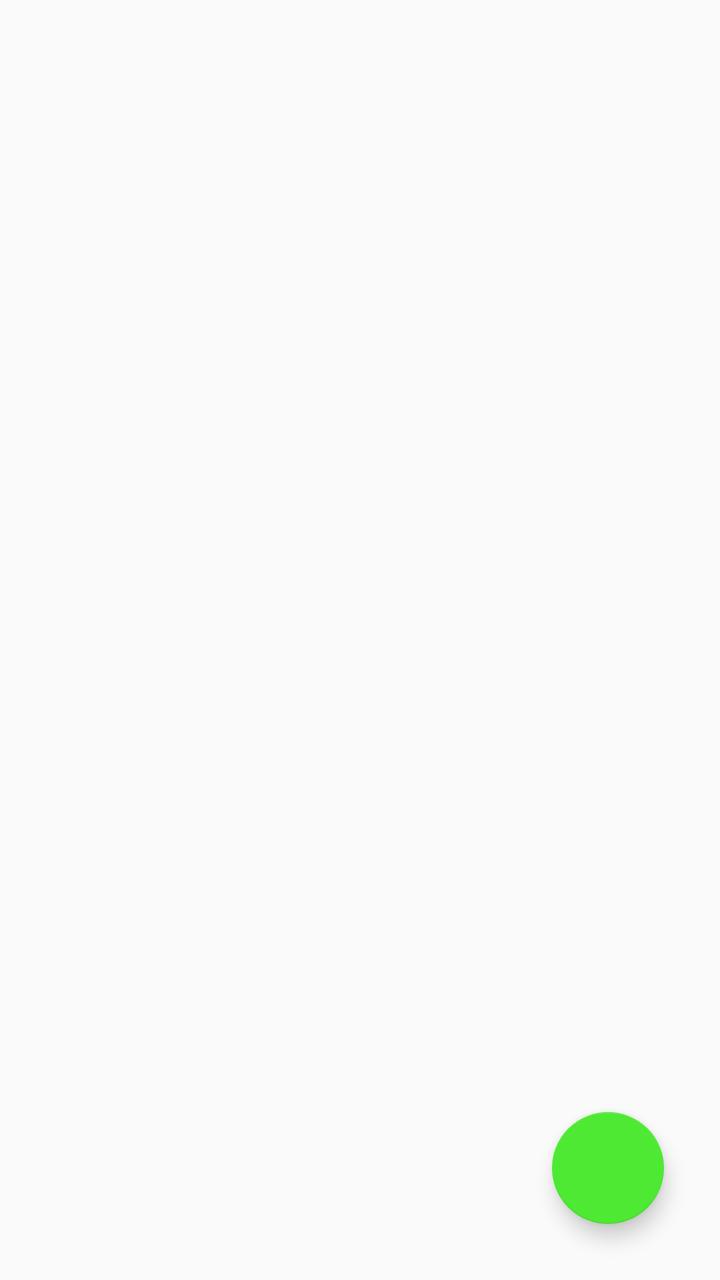
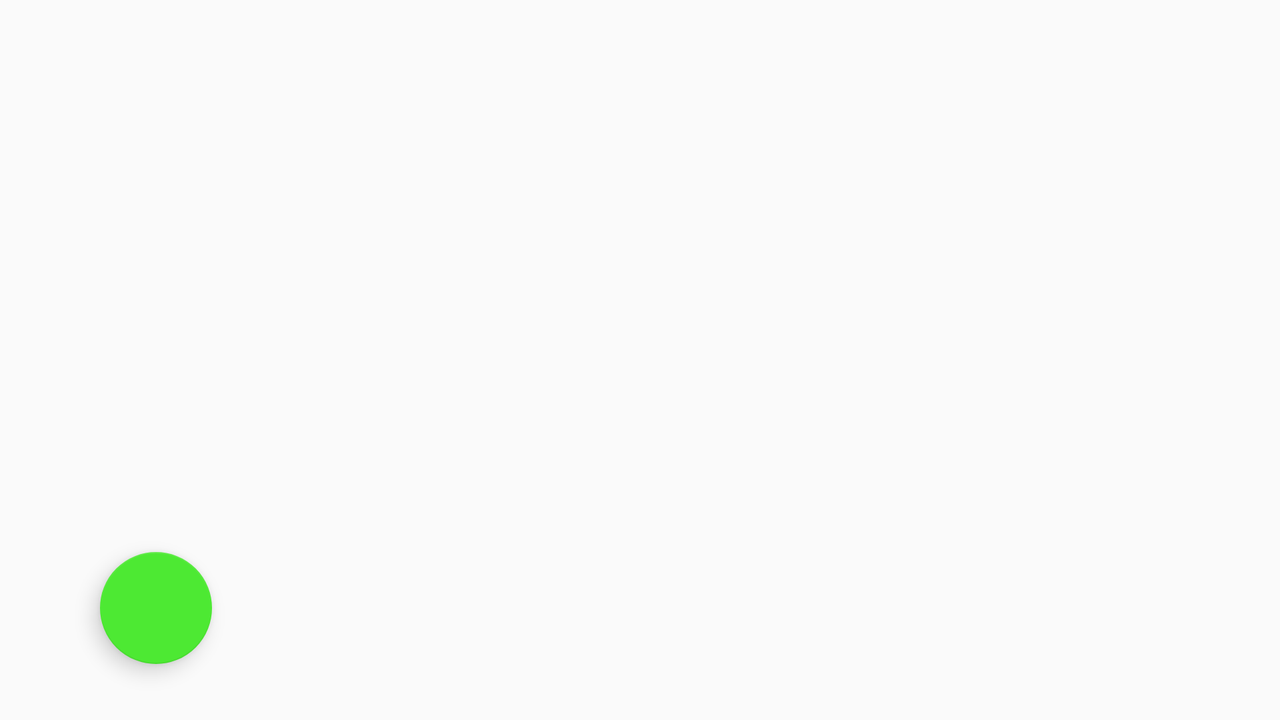

One screen, two layout resources from the same app: the default and the author's alternative for another configuration. Each is rendered where Android would select it; the XML of both is given below.
<!-- AndroidManifest.xml: application theme AppTheme -->
<!-- res/layout/activity_realm_recycler_sample.xml -->
<?xml version="1.0" encoding="utf-8"?>
<android.support.constraint.ConstraintLayout xmlns:android="http://schemas.android.com/apk/res/android"
xmlns:app="http://schemas.android.com/apk/res-auto"
xmlns:tools="http://schemas.android.com/tools"
android:layout_width="match_parent"
android:layout_height="match_parent"
tools:context=".database.RealmRecyclerSampleActivity">

<ImageView
    android:id="@+id/imageView3"
    android:layout_width="273dp"
    android:layout_height="143dp"
    android:layout_marginStart="8dp"
    android:layout_marginTop="8dp"
    android:layout_marginEnd="8dp"
    app:layout_constraintEnd_toEndOf="parent"
    app:layout_constraintStart_toStartOf="parent"
    app:layout_constraintTop_toTopOf="parent"
    app:srcCompat="@drawable/ic_store" />

<android.support.v7.widget.RecyclerView
    android:id="@+id/shopsRecyclerView"
    android:layout_width="0dp"
    android:layout_height="0dp"
    android:layout_marginStart="8dp"
    android:layout_marginTop="8dp"
    android:layout_marginEnd="8dp"
    android:layout_marginBottom="8dp"
    app:layout_constraintBottom_toBottomOf="parent"
    app:layout_constraintEnd_toEndOf="parent"
    app:layout_constraintStart_toStartOf="parent"
    app:layout_constraintTop_toBottomOf="@+id/imageView3" />

<android.support.design.widget.FloatingActionButton
    android:id="@+id/floatingActionButton"
    android:layout_width="wrap_content"
    android:layout_height="wrap_content"
    android:layout_marginEnd="28dp"
    android:layout_marginBottom="28dp"
    app:layout_constraintBottom_toBottomOf="parent"
    app:layout_constraintEnd_toEndOf="parent"
    app:srcCompat="@drawable/ic_plus" />

</android.support.constraint.ConstraintLayout>
<!-- resources referenced by this layout -->
<resources>
  <style name="AppTheme" parent="Theme.AppCompat.Light.DarkActionBar">
          
          <item name="colorPrimary">@color/colorPrimary</item>
          <item name="colorPrimaryDark">@color/colorPrimaryDark</item>
          <item name="colorAccent">@color/colorAccent</item>
      </style>
  <color name="colorPrimary">#a3322c</color>
  <color name="colorPrimaryDark">#012d27</color>
  <color name="colorAccent">#4de933</color>
</resources>
<!-- res/layout-land/activity_realm_recycler_sample.xml (the author's variant of the layout above) -->
<!-- drawn on the phone turned sideways -->
<?xml version="1.0" encoding="utf-8"?>
<android.support.constraint.ConstraintLayout xmlns:android="http://schemas.android.com/apk/res/android"
xmlns:app="http://schemas.android.com/apk/res-auto"
xmlns:tools="http://schemas.android.com/tools"
android:layout_width="match_parent"
android:layout_height="match_parent"
tools:context=".database.RealmRecyclerSampleActivity">

    <ImageView
        android:id="@+id/imageView3"
        android:layout_width="135dp"
        android:layout_height="143dp"
        android:layout_marginStart="8dp"
        android:layout_marginTop="8dp"
        android:layout_marginBottom="8dp"
        app:layout_constraintBottom_toBottomOf="parent"
        app:layout_constraintStart_toStartOf="parent"
        app:layout_constraintTop_toTopOf="parent"
        app:srcCompat="@drawable/ic_store" />

    <android.support.v7.widget.RecyclerView
        android:id="@+id/shopsRecyclerView"
        android:layout_width="0dp"
        android:layout_height="0dp"
        android:layout_marginStart="8dp"
        android:layout_marginTop="8dp"
        android:layout_marginEnd="8dp"
        android:layout_marginBottom="8dp"
        app:layout_constraintBottom_toBottomOf="parent"
        app:layout_constraintEnd_toEndOf="parent"
        app:layout_constraintStart_toEndOf="@+id/imageView3"
        app:layout_constraintTop_toTopOf="parent"
        app:layout_constraintVertical_bias="1.0" />

    <android.support.design.widget.FloatingActionButton
        android:id="@+id/floatingActionButton"
        android:layout_width="wrap_content"
        android:layout_height="wrap_content"
        android:layout_marginStart="50dp"
        android:layout_marginTop="20dp"
        android:layout_marginBottom="24dp"
        app:layout_constraintBottom_toBottomOf="parent"
        app:layout_constraintStart_toStartOf="parent"
        app:layout_constraintTop_toBottomOf="@+id/imageView3"
        app:srcCompat="@drawable/ic_plus" />

</android.support.constraint.ConstraintLayout>
